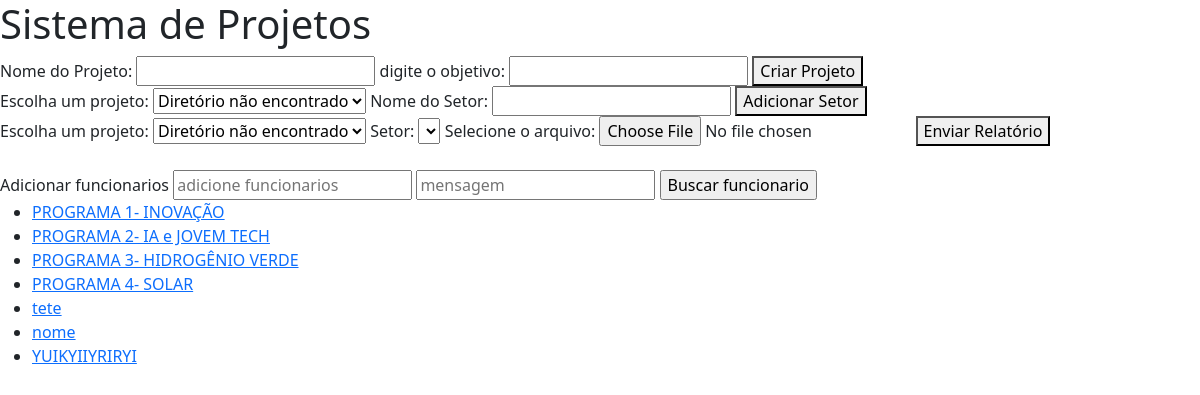
/atividades/atividadesphp.php, run on the app's committed database.
### tables this page shows
CREATE TABLE `projetos` (
  `id_projeto` int(11) NOT NULL,
  `nome_projeto` varchar(255) NOT NULL,
  `login_criador` varchar(255) NOT NULL,
  `caminho_projeto` varchar(255) NOT NULL,
  `objetivo` varchar(400) NOT NULL,
  `dt_criada` timestamp NOT NULL DEFAULT current_timestamp() ON UPDATE current_timestamp()
);

### atividades/atividadesphp.php (the view, shortened to what this page needs)
<?php
require_once "..\bancodedados/bd_conectar.php";
?>
<!DOCTYPE html>
<html lang="pt-br">
<head>
    <link href="https://cdn.jsdelivr.net/npm/bootstrap@5.1.3/dist/css/bootstrap.min.css" rel="stylesheet">
</head>
<body>
<h1>Sistema de Projetos</h1>
<form method="post" action="">
    <label for="nome_projeto">Nome do Projeto:</label>
    <input type="text" name="nome_projeto" required>
    <label for="objetivo">digite o objetivo:</label>
    <input type="text" name="objetivo" required>
    <button type="submit" name="criar_projeto">Criar Projeto</button>
</form>
<form method="post" action="">
    <label for="projeto">Escolha um projeto:</label>
    <select name="projeto" id="projeto">
        <?php
        $caminho = 'projetos/';
        if (is_dir($caminho)) {
            $pastas = scandir($caminho);
            $pastas = array_diff($pastas, array('..', '.'));
            foreach ($pastas as $pasta) {
                echo "<option value=\"$pasta\">$pasta</option>";
            }
        } else {
            echo "<option value=\"\">Diretório não encontrado</option>";
        }
        ?>
    </select>
    <label for="nome_setor">Nome do Setor:</label>
    <input type="text" name="nome_setor" id="nome_setor" required>
    <button type="submit" name="adicionar_setor">Adicionar Setor</button>
</form>
<form method="post" action="upload.php" enctype="multipart/form-data">
    <label for="projeto_upload">Escolha um projeto:</label>
    <select name="projeto_upload" id="projeto_upload">
        <?php
        $caminho = 'projetos/';
        if (is_dir($caminho)) {
            $pastas = scandir($caminho);
            $pastas = array_diff($pastas, array('..', '.'));
            foreach ($pastas as $pasta) {
                echo "<option value=\"$pasta\">$pasta</option>";
            }
        } else {
            echo "<option value=\"\">Diretório não encontrado</option>";
        }
        ?>
    </select>
    <label for="setor_upload">Setor:</label>
    <select name="setor_upload" id="setor_upload"></select>
    <label for="arquivo">Selecione o arquivo:</label>
    <input type="file" name="arquivo" id="arquivo" required>
    <button type="submit" name="upload_relatorio">Enviar Relatório</button> <br> <br>
</form>
<form method = "POST">
    <label for="LabelBuscar">Adicionar funcionarios </label>
    <input id = "busca" type="text" name = "busca" placeholder = "adicione funcionarios" onkeyup ="carregar_colaboradores(this.value)">
    <input type="text" name = "msg" placeholder = "mensagem">
    <input type="submit" name="buttonBuscar" value = "Buscar funcionario"></button> <br>
</form>
<?php
$sql = "SELECT id_projeto, nome_projeto, caminho_projeto FROM projetos";
$result = $mysqli->query($sql);
if ($result->num_rows > 0) {
    echo '<ul>';
    while ($row = $result->fetch_assoc()) {
        $id_proj = $row["id_projeto"];
        $caminho = $row["caminho_projeto"];
        echo '<li><a href="verprojetoscriados.php?id_projeto=' . $id_proj . '&caminho_projeto=' . urlencode($caminho) . '">' . $row["nome_projeto"] . '</a></li>';
    }
    echo '</ul>';
} else {
    echo '<p>Nenhum item encontrado no banco de dados.</p>';
}
?>
</body>
</html>

### data on the page
projetos: nome_projeto "PROGRAMA 1- INOVAÇÃO"
projetos: nome_projeto "PROGRAMA 2- IA e JOVEM TECH"
projetos: nome_projeto "PROGRAMA 3- HIDROGÊNIO VERDE"
projetos: nome_projeto "PROGRAMA 4- SOLAR"
projetos: nome_projeto "tete"
projetos: nome_projeto "nome"
projetos: nome_projeto "YUIKYIIYRIRYI"
